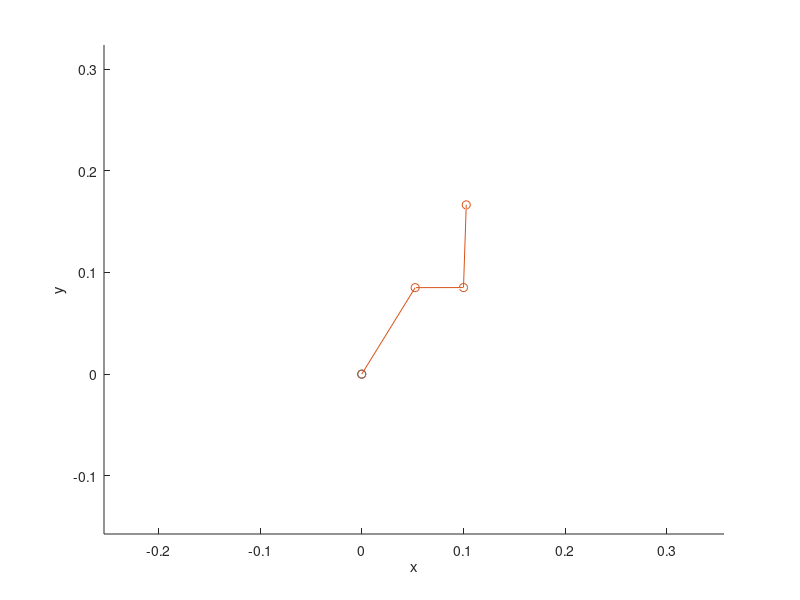

MATLAB code for this plot:
clc; clear;
%DESIRED END EFFECTOR VALUES
%End Effector Position in Meters
x=0.1028;
y=0.1665;
z=-0.4810;
%James testing values
% x=0.4375;
% y=0.0090;
% z=-0.0147;
%James testing values
%Link Lengths in Meters
L1=.1;
L2=.25;
L3=.25;

%TOP VIEW
%Angle of Rotation in xy-plane (YAW)
t1=atan(y/x);
%Joint Position in xy-plane (4 joints: a,b,c,d)
xa=0;
ya=0;
xb=L1*cos(t1);
yb=L1*sin(t1);

%SIDE VIEW
%Joint Position in xz-plane (4 joints: a,b,c,d)
za=0;
zb=0;
%zc=L2*cos(t2) - don't know yet
zd=z;

%MAJOR CALCULATIONS
%Reference Lengths
r1=sqrt((x-xb)^2+(y-yb)^2); %between joint b & d (along x)
r2=zd;                      %between joint d & L1 horizontal (along x)
r3=sqrt(r1^2+r2^2);         %between joint b & d
%r4=L1+r1                   %between joint a & d (along x) %same thing as z
%r5=sqrt(x^2+y^2)           %between joint a & d    %not needed

%Reference Angles
phi1=acos((L2^2+r3^2-L3^2)/(2*L2*r3));
%phi1=acos((-L2^2+L1^2+r3^2)/(2*L1*r3)); original
phi2=atan(r2/r1);
phi3=acos((L2^2+L3^2-r3^2)/(2*L2*L3));
%phi3=acos((-r3^2+L1^2+L2^2)/(2*L1*L2));original

%Joint Angles in Radians (2^2=4 possibilities for t2: 1,2,3,4)
t1=atan(y/x);
t3=abs(pi-phi3);
%normal walking (below body horizontal)
%assuming zd < 0    
t2=phi1-phi2;       %possible1 joint 2 angle; dz=neg, cz=pos
t2f=phi1+phi2;  %bad configuration for these scenarios
A=[t2,t2f];
t2=min(A);      %choose least theta 2 (leg always arch upward)
%t2=find(A==min(A)); 
if  t2 < 0          %if guess of cz is incorrect
    t2=phi2-phi1;   %possible2 joint 2 angle; dz=neg, cz=neg
    fprintf('possibility2 dz=neg, cz=neg THIS HASNT BEEN FULLY TESTED needs negative?')
    A=[t2,t2f];
    t2=min(A);      %choose least theta 2 (leg always arch upward)
    t2=t2*(-1);     %THIS HASN'T BEEN FULLY TESTED needs negative?
end
if  zd > 0          %stepping up (above body horizontal)
    t2=phi1+phi2;  %possible3 joint 2 angle; dz=pos, cz=pos
    fprintf('possibility3 dz=pos, cz=pos')
    %t2d=...        %dz=pos, cz=neg; leg would alwyas be U-shapped
    t2f=phi1-phi2;  %bad configuration for this scenario
    A=[t2,t2f];
    t2=max(A);      %choose greatest theta 2 (leg always arch upward)
end
    fprintf('possibility1 dz=neg, cz=pos')
%original
% t3=pi-phi3;
% if t3 < 0  %theta 3 always positive 
%       fprintf('theta 3 changed to positive' )
%       t3=(pi-phi3)*(-1);
% end
% ta=t2a*(180/pi)
% tb=t2b*(180/pi)
%original

%Reference Angles and Lengths continued (joint: c)
tb=pi-abs(t2);                          %angle next to joint b
r6=sqrt(L2^2+L1^2-(2*L2*L1*cos(tb)));   %between joint a & c
ta=acos((L1^2+r6^2-L2^2)/(2*L1*r6));    %angle next to joint b
tc=pi-((pi/2)+ta);

%Joint Position in xz-plane (joints: c,d)
xc=r6*sin(tc);
yc=xc*sin(t1);
%xc=(L1+L2)*cos(t1); - NOPE WRONG
%yc=(L1+L2)*sin(t1); - NOPE WRONG
xd=x;
%xd=(L1+L2+L3)*cos(t1);
yd=y;
%yd=(L1+L2+L3)*sin(t1);
zc=-L2*cos(tc);         %IS THIS SUPPOSED TO BE NEGATIVE?
%zc=L2*sin(tb) - NOPE WRONG

%FINAL VALUES
%Joint Angles in Radians
t1=t1*(180/pi)
t2=t2*(180/pi)
t3=t3*(180/pi)

%GRAPHING THE LEG
%x=[xa xb xc L1*cos(t1)+L2*cos(t2)*sin(t2)+L3*(cos(t1)*cos(t2)*sin(t3)+cos(t1)*sin(t2)*cos(t3))]
%y=[ya yb yc L1*sin(t1)+L2*sin(t1)*cos(t2)+L3*(sin(t1)*cos(t2)*sin(t3)+sin(t1)*sin(t2)*cos(t3))]
%z=[za zb zc L2*cos(t2)+L3*(sin(t2)*sin(t3)-cos(t2)*cos(t3))]
x=[xa xb xc xd]
y=[ya yb yc yd]
z=[za zb zc zd]
%x=[0 L3*cos(t1) L3*cos(t1)+L1*cos(t2) L3*cos(t1)+L1*cos(t2)+L2*cos(t2+t3)]  %original
%y=[0 L3*sin(t1) L3*sin(t1)+L1*cos(t2)*sin(t1) L3*sin(t1)+L1*cos(t2)*sin(t1)+L2*cos(t2+t3)*sin(t1)]  %original
%z=[0 0          L1*sin(t2) L1*sin(t2)+L2*sin(t2+t3)]  %original
%James checking values
% x = [0 1 3 4]
% y = [0 0 .3 -1]
% z = [0 0 .6 -1.7]
%James checking values
hold on
plot3(0,0,0,'o-')   %colors: https://www.mathworks.com/help/matlab/ref/colorspec.html
plot3(x,y,z,'o-')   %colors: https://www.mathworks.com/help/matlab/ref/colorspec.html
xlabel('x')
ylabel('y')
zlabel('z')
axis equal
